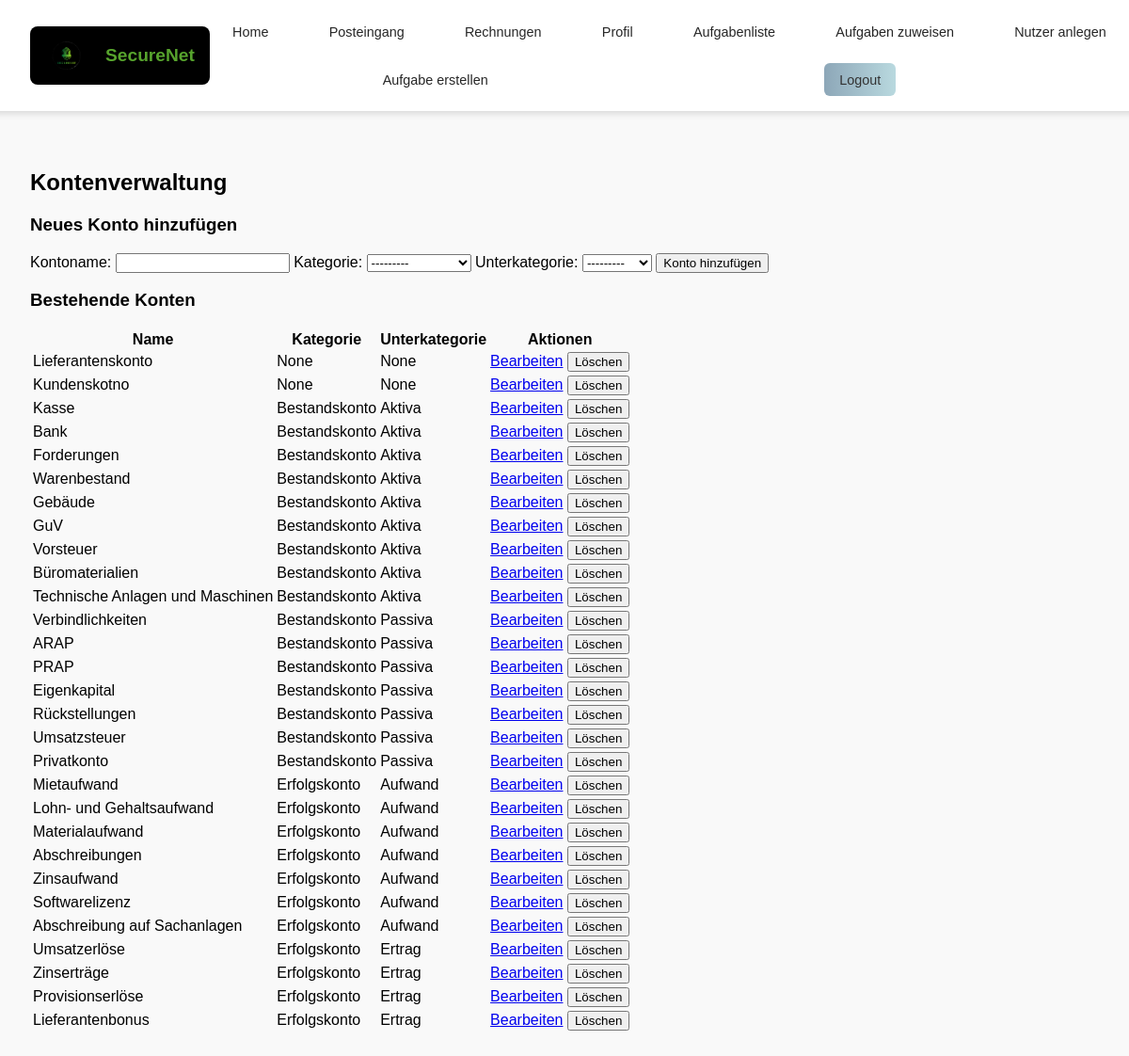
The app's page /posts/konten_verwalten/ (signed in), older data.
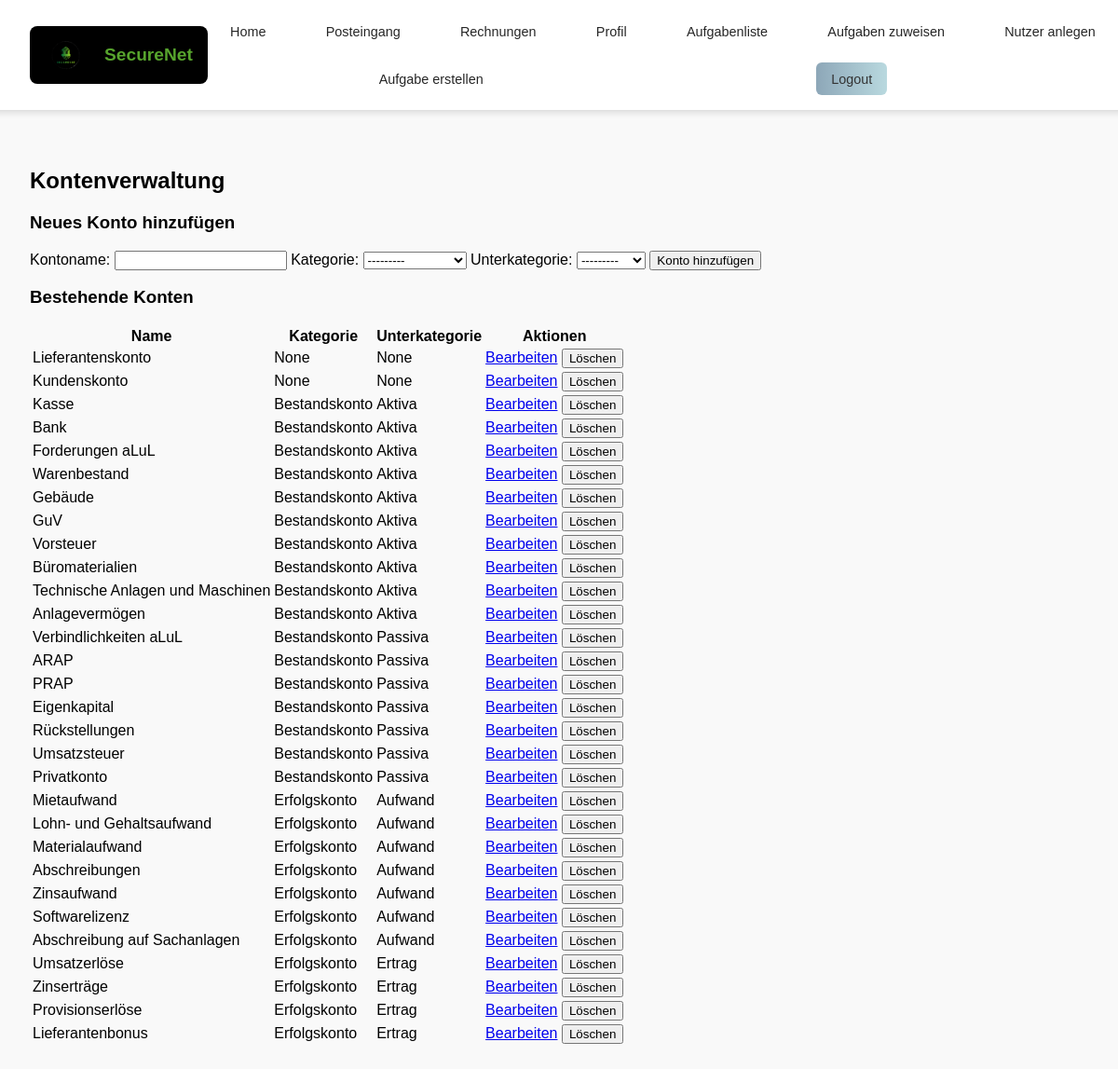
The same page, newer data.
### posts/models.py (models this page shows, shortened)
class Konto(models.Model):
    KATEGORIE_CHOICES = [
        ('Bestandskonto', 'Bestandskonto'),
        ('Erfolgskonto', 'Erfolgskonto'),
    ]
    UNTERKATEGORIE_CHOICES = [
        ('Aktiva', 'Aktiva'),
        ('Passiva', 'Passiva'),
        ('Aufwand', 'Aufwand'),
        ('Ertrag', 'Ertrag'),
    ]
    name = models.CharField(max_length=255, unique=True)
    kategorie = models.CharField(max_length=20, choices=KATEGORIE_CHOICES, blank=True, null=True)
    unterkategorie = models.CharField(max_length=20, choices=UNTERKATEGORIE_CHOICES, blank=True, null=True)
    eins = models.CharField(max_length=20, choices=UNTERKATEGORIE_CHOICES, blank=True, null=True)

### posts/views.py (the view)
    def _wrapped_view_func(request, *args, **kwargs):
        if request.user.is_authenticated and request.user.is_superuser:
            return view_func(request, *args, **kwargs)
        else:
            return HttpResponse(f'Fehlende Berechtigung <br><a href="{reverse("index")}">Zurück zur Startseite</a>')

### posts/forms.py (shortened to what this page needs)
class KontoForm(forms.ModelForm):
    class Meta:
        model = Konto
        fields = ['name', 'kategorie', 'unterkategorie']  # NEUE FELDER HINZUGEFÜGT
    def __init__(self, *args, **kwargs):
        super().__init__(*args, **kwargs)
        self.fields['unterkategorie'].queryset = Konto.objects.none()

### posts/views.py (called while the page is built)
def admin_required(view_func):
    def _wrapped_view_func(request, *args, **kwargs):
        if request.user.is_authenticated and request.user.is_superuser:
            return view_func(request, *args, **kwargs)
        else:
            return HttpResponse(f'Fehlende Berechtigung <br><a href="{reverse("index")}">Zurück zur Startseite</a>')
    return _wrapped_view_func

@admin_required
def konten_verwalten(request):
    if request.method == 'POST':
        form = KontoForm(request.POST)
        if form.is_valid():
            form.save()
            messages.success(request, "Konto erfolgreich hinzugefügt.")
            return redirect('posts:konten_verwalten')
        else:
            messages.error(request, "Fehler: Überprüfe deine Eingaben.")
    else:
        form = KontoForm()
    konten = Konto.objects.all().order_by('kategorie', 'unterkategorie')
    return render(request, 'posts/konten_verwalten.html', {'form': form, 'konten': konten})

### posts/templates/posts/konten_verwalten.html (shortened to what this page needs)
{% extends "master_layout.html" %}
{% block content %}
<h2>Kontenverwaltung</h2>
<h3>Neues Konto hinzufügen</h3>
<form method="post">
    <label for="id_name">Kontoname:</label>
    {{ form.name }}
    <label for="id_kategorie">Kategorie:</label>
    {{ form.kategorie }}
    <label for="id_unterkategorie">Unterkategorie:</label>
    {{ form.unterkategorie }}
    <button type="submit">Konto hinzufügen</button>
</form>
<h3>Bestehende Konten</h3>
<table>
    <tr>
        <th>Name</th>
        <th>Kategorie</th>
        <th>Unterkategorie</th>
        <th>Aktionen</th>
    </tr>
    {% for konto in konten %}
    <tr>
        <td>{{ konto.name }}</td>
        <td>{{ konto.kategorie }}</td>
        <td>{{ konto.unterkategorie }}</td>
        <td>
            <a href="{% url 'posts:konto_bearbeiten' konto.id %}">Bearbeiten</a>
            <form action="{% url 'posts:konto_loeschen' konto.id %}" method="post" style="display:inline;">
                <button type="submit" onclick="return confirm('Möchtest du dieses Konto wirklich löschen?');">Löschen</button>
            </form>
        </td>
    </tr>
    {% endfor %}
</table>
{% endblock %}

### templates/master_layout.html (shortened to what this page needs)
{% load static %}
<!DOCTYPE html>
<html lang="en">
<head>
    <link rel="stylesheet" href="{% static 'css/master_layout.css' %}">
</head>
<body>
    <div class="page-container">
        <header class="header-container">
            <div class="logo-container">
                <img src="/media/securenet-logo.png"
                     alt="SecureNet Logo"
                     class="securenet-logo">
                <span class="logo-text">SecureNet</span>
            </div>
            <nav class="navigation-bar">
                    <a href="{% url 'frontpage' %}" class="nav-element">Home</a>
                    <a href="{% url 'posts:posteingang' %}" class="nav-element">Posteingang</a>
                    <a href="{% url 'posts:rechnungsuebersicht' %}" class="nav-element">Rechnungen</a>
                    {% if user.is_authenticated %}
                        <a href="{% url 'users:update_profile' %}" class="nav-element">Profil</a>
                        {% if request.user.role == 'teacher' %}
                            <a class = "nav-element" href="{% url 'posts:aufgaben_verwalten'%}">Aufgabenliste</a>
                            <a class = "nav-element" href="{% url 'users:aufgaben_zuweisen'%}">Aufgaben zuweisen</a>
                            <a class = "nav-element" href="{% url 'users:bulk_student_creation'%}">Nutzer anlegen</a>
                        {% endif %}
                        {% if request.user.is_superuser%}
                            <a href="{% url 'posts:aufgabe_erstellen' %}" class="nav-element">Aufgabe erstellen</a>
                        {% endif %}
                    <form class="logout-form" action="{% url 'users:logout' %}" method="post">
                        <button class="logout-button">Logout</button>
                    </form>
                    {% else %}
                        <a class = "nav-element" href="{% url 'users:login' %}">Login</a>
                    {% endif %}
            </nav>
        </header>
    </div>
    <div class="content-container">
        {% block content %}{% endblock %}
    </div>
</body>
</html>

### static/css/master_layout.css (style rules this page uses)
body { margin: 0; padding: 0; font-family: Arial, sans-serif; background-color: #f9f9f9; }
.page-container { width: 100%; background: #FFFFFF; display: flex; flex-direction: column; align-items: center; }
.content-container { flex-grow: 1; margin-top: 8rem; padding: 2rem; width: 100%; box-sizing: border-box; }
.header-container { width: 100%; display: flex; align-items: center; position: fixed; background: #FFFFFF; z-index: 1000; top:0; border-bottom: 0.1rem solid #E0E0E0; box-shadow: 0rem 0.2rem 0.4rem rgba(0, 0, 0, 0.1); padding: 1rem 2rem; justify-content: space-between; }
.logo-container { display: flex; align-items: center; background: #000000; color: #FFFFFF; margin-left: 2rem; padding: 0.8rem 1rem; border-radius: 0.5rem; gap: 1rem; width: 12rem; }
.securenet-logo { width: 3rem; height: auto; }
.logo-text { font-size: 1.2rem; font-weight: bold; color: #57a42d; }
.navigation-bar { display: flex; justify-content: space-around; align-items: center; gap: 1rem; flex-grow: 1; flex-wrap: wrap; }
.nav-element { display: flex; align-items: center; gap: 0.5rem; color: #262626; font-size: 0.9rem; text-decoration: none; padding: 0.6rem 1rem; border-radius: 0.5rem; background: #FFFFFF; transition: background-color 0.3s ease, transform 0.2s ease; }
.logout-button { display: flex; align-items: center; background: linear-gradient(to right, #8da7b8, #b9d9df); color: #333; border: none; border-radius: 6px; padding: 0.6rem 1rem; font-size: 0.9rem; cursor: pointer; transition: transform 0.2s ease, box-shadow 0.2s ease; margin-left: -10px; margin-right: 80px; }
.logout-form { display: inline; margin: 0; padding: 0; }
.logout-button { cursor: pointer; text-decoration: none; }

Row changes from the older to the newer data that the page shows:
changed Konto: name "Kundenskotno" → "Kundenskonto"
changed Konto: name "Forderungen" → "Forderungen aLuL"
added Konto: name "Anlagevermögen", kategorie "Bestandskonto", unterkategorie "Aktiva"
changed Konto: name "Verbindlichkeiten" → "Verbindlichkeiten aLuL"
